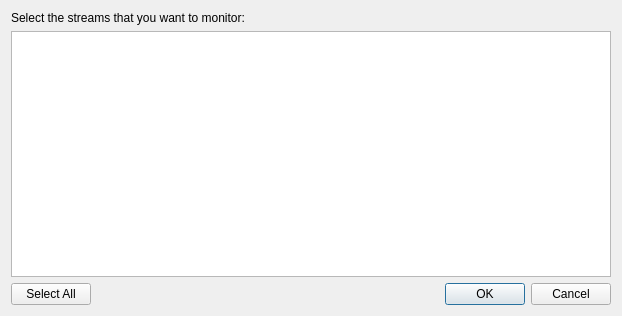
<?xml version="1.0" encoding="UTF-8"?>
<ui version="4.0">
 <class>DataStreamLSL</class>
 <widget class="QDialog" name="DataStreamLSL">
  <property name="geometry">
   <rect>
    <x>0</x>
    <y>0</y>
    <width>618</width>
    <height>316</height>
   </rect>
  </property>
  <property name="windowTitle">
   <string>LSL Streams</string>
  </property>
  <layout class="QGridLayout" name="gridLayout">
   <item row="0" column="0" colspan="2">
    <widget class="QLabel" name="label">
     <property name="text">
      <string>Select the streams that you want to monitor:</string>
     </property>
    </widget>
   </item>
   <item row="1" column="0" colspan="3">
    <widget class="QTableView" name="tableView">
     <property name="minimumSize">
      <size>
       <width>600</width>
       <height>200</height>
      </size>
     </property>
     <property name="editTriggers">
      <set>QAbstractItemView::NoEditTriggers</set>
     </property>
     <property name="alternatingRowColors">
      <bool>true</bool>
     </property>
     <property name="selectionMode">
      <enum>QAbstractItemView::ExtendedSelection</enum>
     </property>
     <property name="selectionBehavior">
      <enum>QAbstractItemView::SelectRows</enum>
     </property>
     <attribute name="horizontalHeaderDefaultSectionSize">
      <number>200</number>
     </attribute>
     <attribute name="horizontalHeaderStretchLastSection">
      <bool>true</bool>
     </attribute>
     <attribute name="verticalHeaderVisible">
      <bool>false</bool>
     </attribute>
    </widget>
   </item>
   <item row="2" column="0">
    <widget class="QPushButton" name="pushButtonSelectAll">
     <property name="text">
      <string>Select All</string>
     </property>
    </widget>
   </item>
   <item row="2" column="1">
    <spacer name="horizontalSpacer">
     <property name="orientation">
      <enum>Qt::Horizontal</enum>
     </property>
     <property name="sizeHint" stdset="0">
      <size>
       <width>252</width>
       <height>20</height>
      </size>
     </property>
    </spacer>
   </item>
   <item row="2" column="2">
    <widget class="QDialogButtonBox" name="buttonBox">
     <property name="orientation">
      <enum>Qt::Horizontal</enum>
     </property>
     <property name="standardButtons">
      <set>QDialogButtonBox::Cancel|QDialogButtonBox::Ok</set>
     </property>
    </widget>
   </item>
  </layout>
 </widget>
 <resources/>
 <connections>
  <connection>
   <sender>buttonBox</sender>
   <signal>accepted()</signal>
   <receiver>DataStreamLSL</receiver>
   <slot>accept()</slot>
   <hints>
    <hint type="sourcelabel">
     <x>248</x>
     <y>254</y>
    </hint>
    <hint type="destinationlabel">
     <x>157</x>
     <y>274</y>
    </hint>
   </hints>
  </connection>
  <connection>
   <sender>buttonBox</sender>
   <signal>rejected()</signal>
   <receiver>DataStreamLSL</receiver>
   <slot>reject()</slot>
   <hints>
    <hint type="sourcelabel">
     <x>316</x>
     <y>260</y>
    </hint>
    <hint type="destinationlabel">
     <x>286</x>
     <y>274</y>
    </hint>
   </hints>
  </connection>
 </connections>
</ui>
